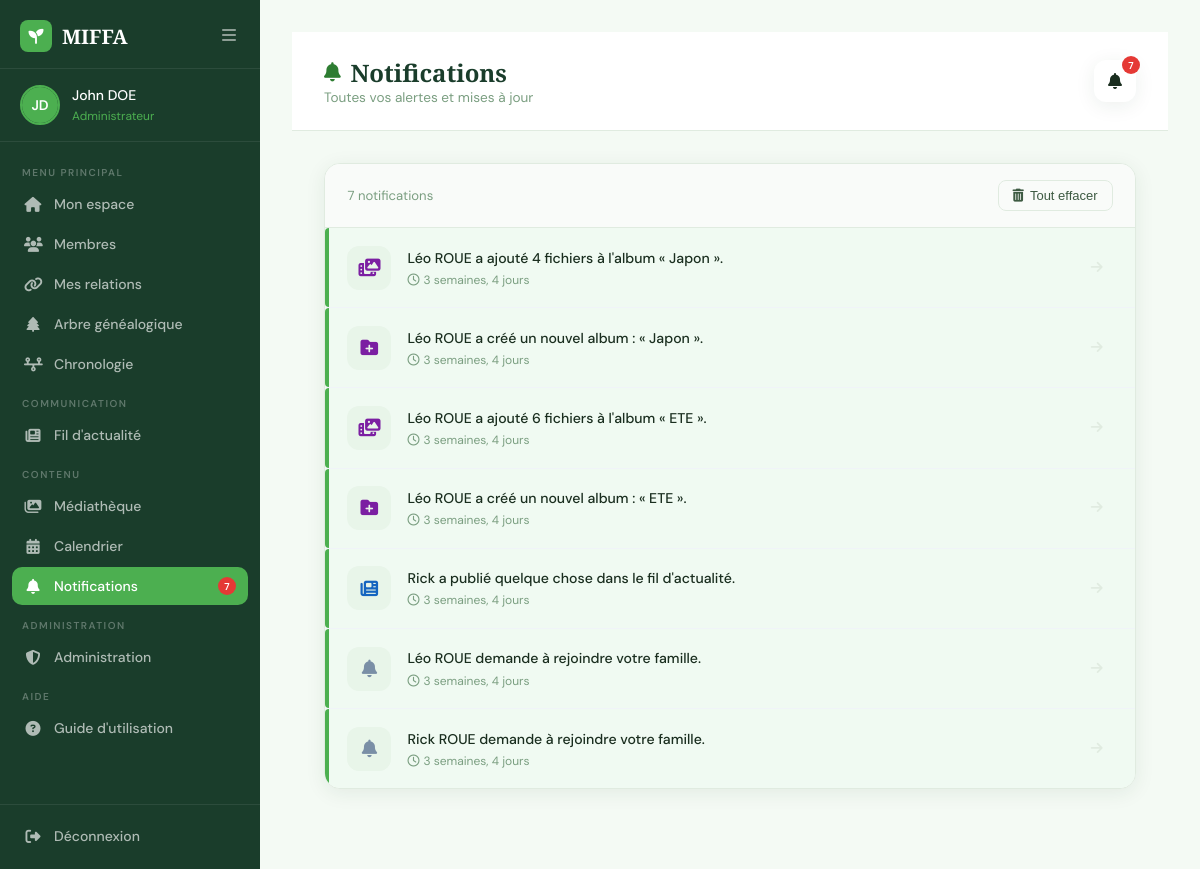
Before: /accounts/notifications/ (signed in) with the older database file.
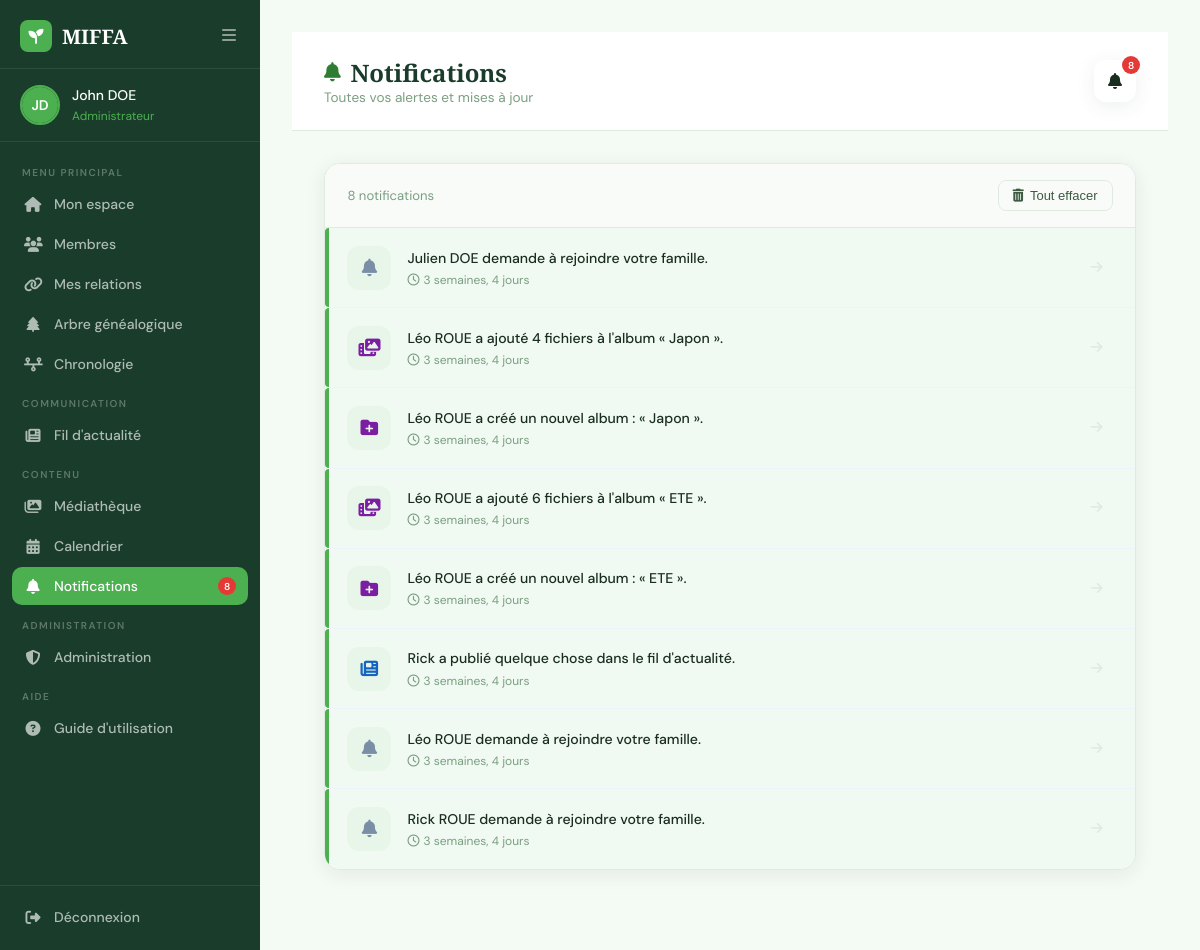
After: the same page with the newer database file.
### accounts/models.py (models this page shows, shortened)
class Notification(models.Model):
    TYPE_CHOICES = (
        ('relation_request', 'Demande de relation'),
        ('relation_accepted', 'Relation acceptée'),
        ('relation_rejected', 'Relation refusée'),
        ('join_approved', 'Adhésion approuvée'),
        ('new_post', 'Nouvelle publication'),
        ('new_comment', 'Nouveau commentaire'),
        ('new_like', 'Nouveau like'),
        ('new_event', 'Nouvel événement'),
        ('birthday', 'Anniversaire'),
        ('removal_vote', 'Vote de retrait'),
        ('removal_vote_target', 'Vote de retrait — vous concerne'),
    )
    user = models.ForeignKey('User', on_delete=models.CASCADE, related_name='notifications')
    type = models.CharField(max_length=30, choices=TYPE_CHOICES)
    message = models.CharField(max_length=255)
    link = models.CharField(max_length=200, blank=True)
    is_read = models.BooleanField(default=False)
    created_at = models.DateTimeField(auto_now_add=True)
    class Meta:
        ordering = ['-created_at']

### accounts/views.py (the view)
# urls.py: path('notifications/', views.notifications, name='notifications'),
@login_required
def notifications(request):
    notifs = Notification.objects.filter(user=request.user)
    return render(request, 'accounts/notifications.html', {'notifications': notifs})

### accounts/context_processors.py (called while the page is built)
def pending_relation_requests(request):
    if request.user.is_authenticated:
        relation_count = RelationRequest.objects.filter(to_user=request.user, status='pending').count()
        notif_count = Notification.objects.filter(user=request.user, is_read=False).count()
        return {
            'pending_relation_count': relation_count,
            'unread_notif_count': notif_count,
        }
    return {'pending_relation_count': 0, 'unread_notif_count': 0}

### accounts/templates/accounts/notifications.html (shortened to what the changed rows need)
{% load static %}
<!DOCTYPE html>
<html lang="fr">
<head>
    <link rel="stylesheet" href="https://cdnjs.cloudflare.com/ajax/libs/font-awesome/6.5.0/css/all.min.css">
    <link rel="stylesheet" href="{% static 'global.css' %}">
    <link rel="stylesheet" href="{% static 'accounts/css/dashboard.css' %}">
    <link rel="stylesheet" href="{% static 'accounts/css/notifications.css' %}">
</head>
<body>
<aside class="sidebar" id="sidebar">
    <nav class="sidebar-nav">
        <a href="{% url 'notifications' %}" class="nav-item active">
            <i class="fa-solid fa-bell"></i>
            <span>Notifications</span>
            {% if unread_notif_count %}
            <span class="notif-badge" style="position:relative;top:auto;right:auto;margin-left:auto;">
                {{ unread_notif_count }}
            </span>
            {% endif %}
        </a>
    </nav>
</aside>
<main class="main-content">
    <div class="notif-topbar">
        <div>
            <h1><i class="fa-solid fa-bell"></i> Notifications</h1>
        </div>
        <div class="topbar-right">
            <a href="{% url 'notifications' %}" class="notif-btn" style="text-decoration:none;color:inherit;">
                <i class="fa-solid fa-bell"></i>
                {% if unread_notif_count %}
                <span class="notif-badge">{{ unread_notif_count }}</span>
                {% endif %}
            </a>
        </div>
    </div>
    <div class="notif-page">
        <div class="notif-list">
            {% if notifications %}
            <div class="notif-header-row" style="display:flex;justify-content:space-between;align-items:center;">
                <span class="notif-count">{{ notifications|length }} notification{{ notifications|length|pluralize }}</span>
                <form method="POST" action="{% url 'clear_notifications' %}"
                      onsubmit="return confirm('Supprimer toutes vos notifications ?');">
                    <button type="submit"
                            style="background:none;border:1px solid var(--border);color:var(--text-mid);padding:7px 14px;border-radius:8px;font-size:13px;font-weight:500;cursor:pointer;display:flex;align-items:center;gap:6px;transition:all 0.2s;">
                        <i class="fa-solid fa-trash-can"></i> Tout effacer
                    </button>
                </form>
            </div>
            {% for notif in notifications %}
            <a href="{% url 'mark_notification_read' notif.id %}"
               class="notif-item {% if not notif.is_read %}unread{% endif %}"
               style="text-decoration:none;">
                <div class="notif-icon">
                    {% if notif.type == 'relation_request' %}
                    <i class="fa-solid fa-link" style="color:#1F4E79;"></i>
                    {% elif notif.type == 'relation_accepted' %}
                    <i class="fa-solid fa-circle-check" style="color:#27ae60;"></i>
                    {% elif notif.type == 'relation_rejected' %}
                    <i class="fa-solid fa-circle-xmark" style="color:#e53935;"></i>
                    {% elif notif.type == 'join_approved' %}
                    <i class="fa-solid fa-house-chimney" style="color:#27ae60;"></i>
                    {% elif notif.type == 'new_post' %}
                    <i class="fa-solid fa-newspaper" style="color:#1565c0;"></i>
                    {% elif notif.type == 'new_event' %}
                    <i class="fa-solid fa-calendar-days" style="color:#e67e22;"></i>
                    {% elif notif.type == 'birthday' %}
                    <i class="fa-solid fa-cake-candles" style="color:#7b1fa2;"></i>
                    {% elif notif.type == 'new_like' %}
                    <i class="fa-solid fa-heart" style="color:#e53935;"></i>
                    {% elif notif.type == 'new_comment' %}
                    <i class="fa-solid fa-comment" style="color:#1565c0;"></i>
                    {% elif notif.type == 'new_album' %}
                    <i class="fa-solid fa-folder-plus" style="color:#7b1fa2;"></i>
                    {% elif notif.type == 'new_media' %}
                    <i class="fa-solid fa-photo-film" style="color:#7b1fa2;"></i>
                    {% elif notif.type == 'removal_vote' %}
                    <i class="fa-solid fa-vote-yea" style="color:#c2185b;"></i>
                    {% elif notif.type == 'removal_vote_target' %}
                    <i class="fa-solid fa-triangle-exclamation" style="color:#e67e22;"></i>
                    {% else %}
                    <i class="fa-solid fa-bell" style="color:#7a8fa6;"></i>
                    {% endif %}
                </div>
                <div class="notif-content">
                    <p>{{ notif.message }}</p>
                    <small><i class="fa-regular fa-clock"></i> {{ notif.created_at|timesince }}</small>
                </div>
                <div class="notif-link">
                    <i class="fa-solid fa-arrow-right"></i>
                </div>
            </a>
            {% endfor %}
            {% else %}
            <div class="empty-state">
                <i class="fa-solid fa-bell-slash"></i>
                <p>Aucune notification pour le moment</p>
            </div>
            {% endif %}
        </div>
    </div>
</main>
</body>
</html>

Changed rows visible on the page:
added Notification: type "new_join_request" (drawn), message "Julien DOE demande à rejoindre votre famille.", created_at "3 semaines, 4 jours"
Other visible differences:
{{ unread_notif_count }}: "7" → "8"
{{ notifications|length }}: "7" → "8"
